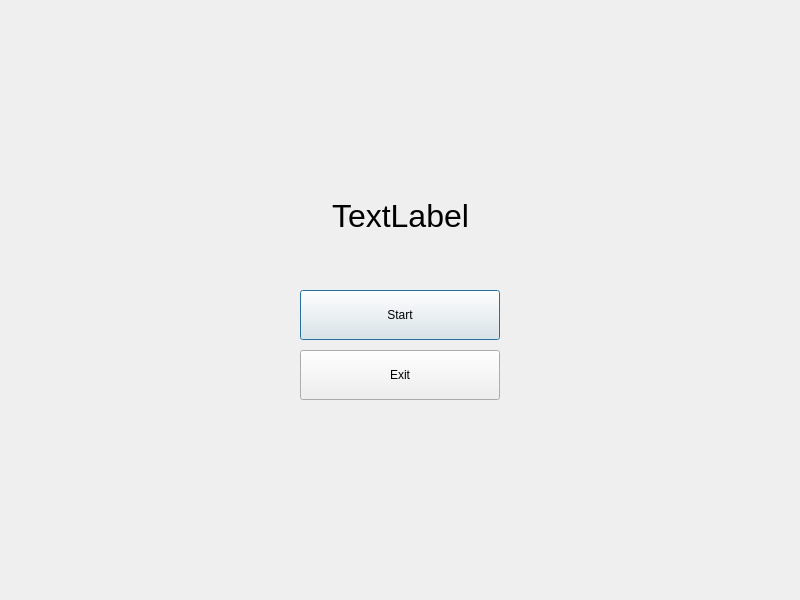
<?xml version="1.0" encoding="UTF-8"?>
<ui version="4.0">
 <class>Gamestartscene</class>
 <widget class="QDialog" name="Gamestartscene">
  <property name="geometry">
   <rect>
    <x>0</x>
    <y>0</y>
    <width>800</width>
    <height>600</height>
   </rect>
  </property>
  <property name="windowTitle">
   <string>Dialog</string>
  </property>
  <widget class="QPushButton" name="start">
   <property name="geometry">
    <rect>
     <x>300</x>
     <y>290</y>
     <width>200</width>
     <height>50</height>
    </rect>
   </property>
   <property name="text">
    <string>Start</string>
   </property>
  </widget>
  <widget class="QLabel" name="label">
   <property name="geometry">
    <rect>
     <x>250</x>
     <y>160</y>
     <width>301</width>
     <height>111</height>
    </rect>
   </property>
   <property name="font">
    <font>
     <pointsize>24</pointsize>
    </font>
   </property>
   <property name="text">
    <string>TextLabel</string>
   </property>
   <property name="alignment">
    <set>Qt::AlignCenter</set>
   </property>
  </widget>
  <widget class="QPushButton" name="exit">
   <property name="geometry">
    <rect>
     <x>300</x>
     <y>350</y>
     <width>200</width>
     <height>50</height>
    </rect>
   </property>
   <property name="text">
    <string>Exit</string>
   </property>
  </widget>
 </widget>
 <resources/>
 <connections/>
</ui>
